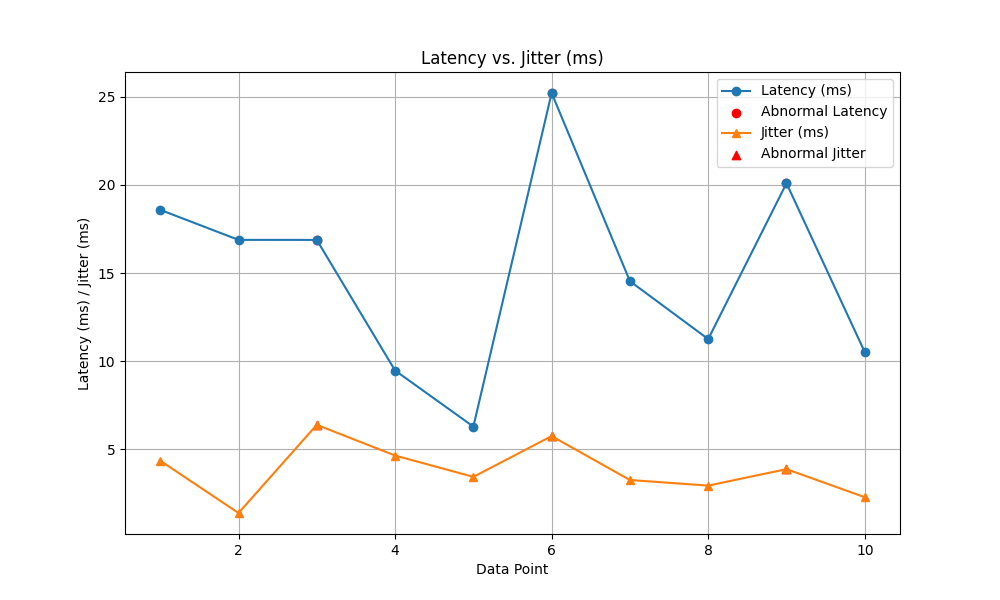

Here is the Python script that generated this plot:
#Latency vs. Jitter (ms)

import matplotlib.pyplot as plt
import random

# Define the number of data points
num_data_points = 10

# Create lists to store latency and jitter data
latency = [random.uniform(5, 20) for _ in range(num_data_points)]
jitter = [random.uniform(1, 5) for _ in range(num_data_points)]

# Introduce spikes for abnormal behavior
abnormal_intervals = [3, 6, 9]
for interval in abnormal_intervals:
    latency[interval - 1] += 10
    jitter[interval - 1] += 2

# Create a plot for Latency vs. Jitter
plt.figure(figsize=(10, 6))
plt.plot(range(1, num_data_points + 1), latency, label='Latency (ms)', marker='o', linestyle='-')
abnormal_latency = [latency[i] for i in range(num_data_points) if i + 1 in abnormal_intervals]
plt.scatter(abnormal_intervals, abnormal_latency, c='red', label='Abnormal Latency', marker='o')
plt.plot(range(1, num_data_points + 1), jitter, label='Jitter (ms)', marker='^', linestyle='-')
abnormal_jitter = [jitter[i] for i in range(num_data_points) if i + 1 in abnormal_intervals]
plt.scatter(abnormal_intervals, abnormal_jitter, c='red', label='Abnormal Jitter', marker='^')
plt.xlabel('Data Point')
plt.ylabel('Latency (ms) / Jitter (ms)')
plt.title('Latency vs. Jitter (ms)')
plt.legend()
plt.grid(True)
plt.show()
